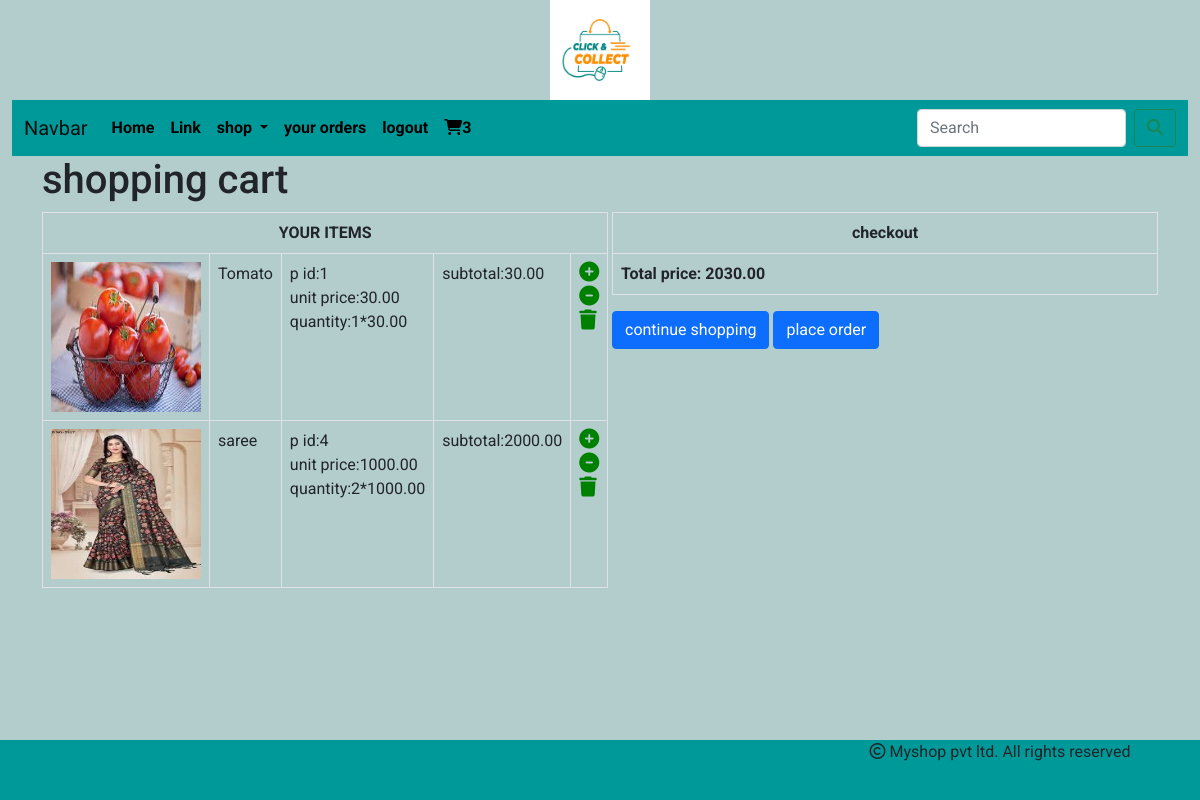
The app's page /cart/cart_view (signed in) with its own data.
### cart/models.py (models this page shows, shortened)
class cart(models.Model):
    user=models.ForeignKey(User,on_delete=models.CASCADE)
    products = models.ForeignKey(product,on_delete=models.CASCADE)
    date_added = models.DateField(auto_now_add=True)
    quantity = models.IntegerField(default=1)
    active = models.BooleanField(default=True)
    def subtotal(self):
        return self.quantity*self.products.price

### shop/models.py (models this page shows, shortened)
class product(models.Model):
    name = models.CharField(max_length=200, unique=True)
    slug = models.SlugField(max_length=200, unique=True)
    description = models.TextField(blank=True)
    price = models.DecimalField(max_digits=10,decimal_places=2)
    category = models.ForeignKey(category,on_delete=models.CASCADE)
    image = models.ImageField(upload_to="img/products",null=True,blank=True)
    stock = models.IntegerField()
    available = models.BooleanField(default=True)
    created = models.DateTimeField(auto_now_add=True)
    updated = models.DateTimeField(auto_now=True)

### cart/views.py (the view)
# urls.py: path('cart_view',views.cart_view,name="cart_view"),
@login_required
def cart_view(request):
    total=0
    try:
        user = request.user
        cartitems = cart.objects.filter(user=user)
        for i in cartitems:
            total += i.quantity*i.products.price
    except cart.DoesNotExist:
        pass
    return render(request,'cart.html',{'cart':cartitems,'total':total})

### cart/context_processors.py (called while the page is built)
def counter(request):
    item_count=0
    if request.user.is_authenticated:
        user=request.user
        try:
            cart1=cart.objects.filter(user=user)
            for i in cart1:
                item_count += i.quantity
        except cart.DoesNotExist:
            item_count=0
    return {'item_count':item_count}

### shop/context_processors.py (called while the page is built)
def menu_links(request):
    links = category.objects.all()
    return{'links':links}

### templates/cart.html
{% extends 'base.html' %}
{% load static %}
{% block content %}
<div class="container" style="margin-bottom=100px">
    {% if not cart %}
    <div>
        <h1 class="text-center">cart is empty</h1>
    </div>
    <div>
        <strong><a href="{% url 'shop:allprodcat' %}"> continue shopping</a></strong>
    </div>
    {% else %}
    <div class="row mx_auto">
        <h1 style="width:100%;">shopping cart</h1>
        <div class="col-sm-6">
            <table class="table table-bordered">
                <tr>
                <th colspan="6" class="text-center">
                    YOUR ITEMS
                </th></tr>
                    {% for i in cart %}
               <tr>
                   <td><img src="{{i.products.image.url}}" style="height:150px;width:150px"></td>
                   <td>{{i.products.name}}</td>
                   <td>p id:{{i.products.id}}<br>
                       unit price:{{i.products.price}}<br>
                       quantity:{{i.quantity}}*{{i.products.price}}<br>
                   </td>
                   <td>subtotal:{{i.subtotal}}</td>
                   {% if i.quantity < i.products.stock %}
                   <td><a href="{% url 'cart:addcart' i.products.id %}"><i class="fa-solid fa-circle-plus custom_icon"></i></a>
                       <a href="{% url 'cart:cart_remove' i.products.id %}"><i class="fa-solid fa-circle-minus custom_icon"></i></a>
                       <a href="{% url 'cart:full_remove' i.products.id %}"><i class="fa-sharp fa-solid fa-trash custom_icon"></i></a>
                   </td>
                   {% else %}
                    <td>
                       <a href="{% url 'cart:cart_remove' i.products.id %}"><i class="fa-solid fa-circle-minus custom_icon"></i></a>
                       <a href="{% url 'cart:full_remove' i.products.id %}"><i class="fa-sharp fa-solid fa-trash custom_icon"></i></a>
                   </td>
                   {% endif %}
               </tr>
                {% endfor %}
            </table>
        </div>
        {% endif %}
        <div class="col-sm-6">
            <table class="table table-bordered">
                <tr>
                    <th colspan="5" class="text-center">checkout</th>
                </tr>
                <tr>
                    <th colspan="5">Total price:   {{total}}</th>
                </tr>
            </table>
            <a href="{% url 'shop:allprodcat' %}" class="btn btn-primary">continue shopping</a>
            <a href="{% url 'cart:order_form' %}" class="btn btn-primary" >place order</a>
        </div>
    </div>
</div>
{% endblock %}

### templates/base.html (shortened to what this page needs)
<!DOCTYPE html>
{% load static %}
<html lang="en">
<head>
     <link href="https://cdn.jsdelivr.net/npm/bootstrap@5.0.2/dist/css/bootstrap.min.css" rel="stylesheet">
      <link rel="stylesheet" href="{% static 'css/customs.css' %}">
    <link rel="stylesheet" href="https://cdnjs.cloudflare.com/ajax/libs/font-awesome/6.4.0/css/all.min.css">
</head>
<body>
<div class="container-fluid">
    <header>
    <center>
        <img src="{% static 'img/logo.jpg' %}" height="100px" width="100px">
    </center>
<nav class="navbar navbar-expand-lg navbar-light" style="background-color:rgb(0, 153, 153)">
  <div class="container-fluid">
    <a class="navbar-brand" href="#">Navbar</a>
    <div class="collapse navbar-collapse" id="navbarSupportedContent">
      <ul class="navbar-nav me-auto mb-2 mb-lg-0">
        <li class="nav-item">
          <a class="nav-link " aria-current="page" href="{% url 'shop:allprodcat' %}">Home</a>
        </li>
        <li class="nav-item">
          <a class="nav-link" href="#">Link</a>
        </li>
        <li class="nav-item dropdown">
          <a class="nav-link dropdown-toggle" href="#" id="navbarDropdown" role="button" data-bs-toggle="dropdown" aria-expanded="false">
            shop
          </a>
        </li>
          {% if user.is_authenticated %}
   <li class="nav-item">
          <a class="nav-link" href="{% url 'cart:order_view' %}" >your orders</a>
        </li>
       <li class="nav-item">
          <a class="nav-link" href="{% url 'shop:logout' %}" >logout</a>
        </li>
          <li class="nav-item">
          <a class="nav-link" href="{% url 'cart:cart_view' %}"><i class="fa-solid fa-cart-shopping"></i>{{item_count}}</a>
        </li>
           {% endif %}
      </ul>
      <form class="d-flex"action="{% url 'search:sresult' %}" method="post">
        <input class="form-control me-2" type="search" name="q" placeholder="Search" aria-label="Search">
        <button class="btn btn-outline-success" type="submit"><i class="fa-solid fa-magnifying-glass"></i></button>
      </form>
    </div>
  </div>
</nav>
         </header>
        {% block content %}
        {% endblock %}
        <footer class="footer">
            <div>
                <p><i class="fa-regular fa-copyright"></i> Myshop pvt ltd. All rights reserved</p>
            </div>
        </footer>
</div>
</body>
</html>

### static/css/customs.css (style rules this page uses)
body { font-family: 'Roboto', sans-serif; background-color:rgb(179, 204, 204); }
.navbar-light .navbar-nav .nav-link,.navbar-light .navbar-light .navbar-brand { color:black; font-weight:bold; }
.custom_icon { font-size:20px; color:green; }
.footer { position:fixed; left:0;bottom:0; width:2000px; height:60px; text-align:center; background-color:rgb(0, 153, 153); }

### records on screen
cart: products.image (picture), products.name "Tomato", products.id "1", products.price "30.00", quantity "1", subtotal "30.00"
cart: products.image (picture), products.name "saree", products.id "4", products.price "1000.00", quantity "2", subtotal "2000.00"

### other values on screen
{{ item_count }} "3"
{{ total }} "2030.00"
